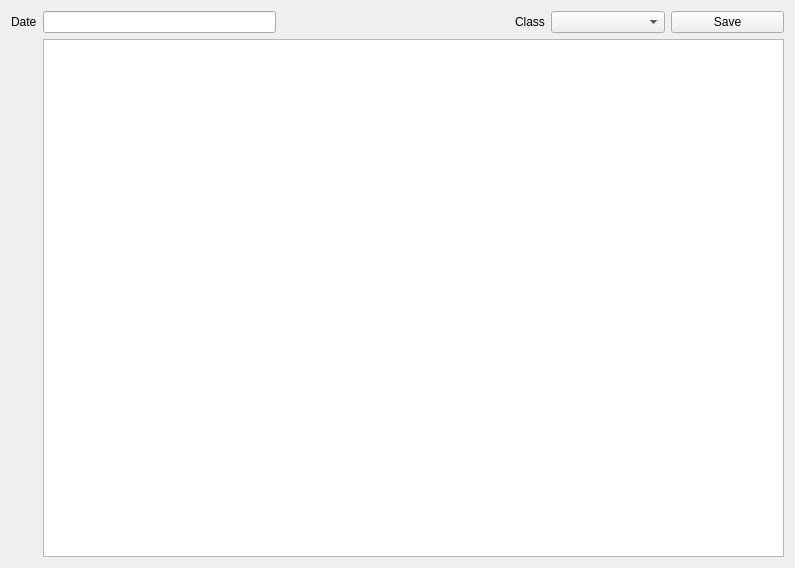
<?xml version="1.0" encoding="UTF-8"?>
<ui version="4.0">
 <class>student_attendance</class>
 <widget class="QWidget" name="student_attendance">
  <property name="geometry">
   <rect>
    <x>0</x>
    <y>0</y>
    <width>795</width>
    <height>568</height>
   </rect>
  </property>
  <property name="windowTitle">
   <string>Form</string>
  </property>
  <layout class="QHBoxLayout" name="horizontalLayout">
   <item>
    <layout class="QGridLayout" name="gridLayout_3">
     <item row="1" column="1">
      <widget class="QTableWidget" name="tableWidget"/>
     </item>
     <item row="0" column="1">
      <layout class="QGridLayout" name="gridLayout">
       <item row="0" column="0">
        <widget class="QLineEdit" name="date">
         <property name="readOnly">
          <bool>true</bool>
         </property>
        </widget>
       </item>
       <item row="0" column="1">
        <spacer name="horizontalSpacer_2">
         <property name="orientation">
          <enum>Qt::Horizontal</enum>
         </property>
         <property name="sizeHint" stdset="0">
          <size>
           <width>88</width>
           <height>20</height>
          </size>
         </property>
        </spacer>
       </item>
       <item row="0" column="2">
        <widget class="QLabel" name="label_2">
         <property name="text">
          <string>Class</string>
         </property>
        </widget>
       </item>
       <item row="0" column="3">
        <widget class="QSplitter" name="splitter">
         <property name="orientation">
          <enum>Qt::Horizontal</enum>
         </property>
         <widget class="QWidget" name="layoutWidget">
          <layout class="QGridLayout" name="gridLayout_2">
           <item row="0" column="0">
            <widget class="QComboBox" name="selectclass"/>
           </item>
           <item row="0" column="1">
            <widget class="QPushButton" name="pushButton">
             <property name="text">
              <string>Save</string>
             </property>
            </widget>
           </item>
          </layout>
         </widget>
        </widget>
       </item>
      </layout>
     </item>
     <item row="0" column="0">
      <widget class="QLabel" name="label">
       <property name="text">
        <string>Date</string>
       </property>
      </widget>
     </item>
    </layout>
   </item>
  </layout>
 </widget>
 <resources/>
 <connections/>
</ui>
